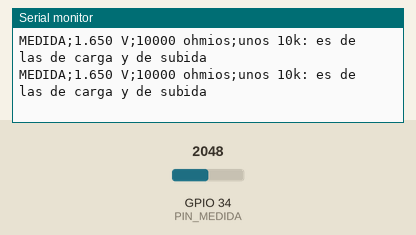
Bench run of a sketch on a simulated ESP32. Parts: the last lines printed to the serial monitor. The inputs (shaded band) are chosen by the test bench; at power-on: GPIO 34 (PIN_MEDIDA) = 2048.

Above: at 1.6 s.
1.7 s: GPIO 34 (PIN_MEDIDA) set to 660
At 2.7 s:
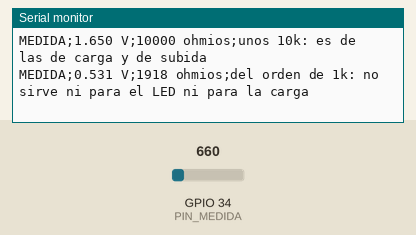
4.3 s: GPIO 34 (PIN_MEDIDA) set to 24
At 5.5 s:
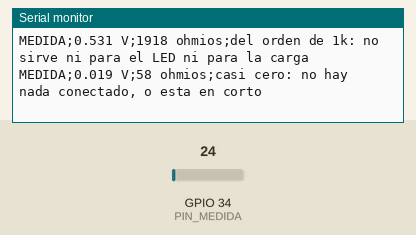
7.1 s: GPIO 34 (PIN_MEDIDA) set to 100
At 8.3 s:
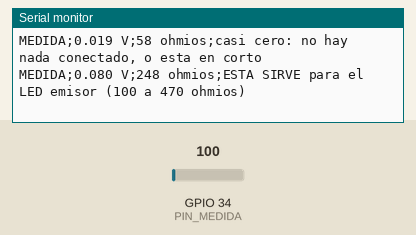
9.9 s: GPIO 34 (PIN_MEDIDA) set to 3603
At 11.1 s:
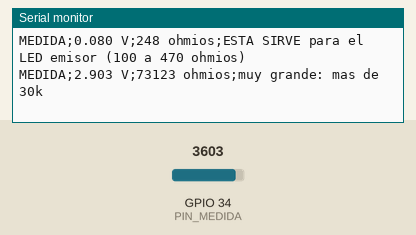
12.7 s: GPIO 34 (PIN_MEDIDA) set to 4095
At 13.9 s:
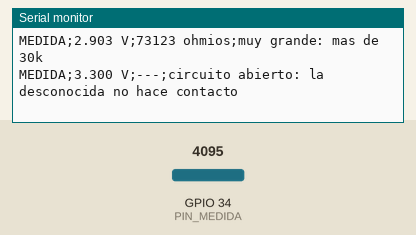

Measured:
- after the input at 1.7 s, the serial monitor: prints a new line after 0.42 s (image 1)
- after the input at 4.3 s, the serial monitor: prints a new line after 0.62 s (image 2)
- after the input at 7.1 s, the serial monitor: prints a new line after 0.62 s (image 3)
- after the input at 9.9 s, the serial monitor: prints a new line after 0.62 s (image 4)
- after the input at 12.7 s, the serial monitor: prints a new line after 0.62 s (image 5)

The sketch:

ohmimetro.ino
```cpp
/*
 * Mide resistencias con el ESP32, para no tener que fiarse de los colores.
 *
 * Nació de un problema concreto: hay tres resistencias que por sus bandas son de 10 kΩ y no
 * aparece la de 220 Ω que el montaje necesita. Leer bandas en una foto funciona, pero el dorado
 * de la tolerancia se confunde con el marrón según la luz, y una resistencia equivocada en el
 * LED emisor deja el circuito mudo sin dar ninguna pista.
 *
 * ## Cómo funciona
 *
 * Un divisor de voltaje. Se pone una resistencia CONOCIDA entre 3,3 V y un nodo, y la
 * DESCONOCIDA entre ese nodo y tierra. El voltaje del nodo depende de la proporción entre las
 * dos, y de ahí sale el valor:
 *
 *     3,3 V ──[ PATRON 10k ]──┬──[ DESCONOCIDA ]── GND
 *                             │
 *                             └── al pin de medida
 *
 *     Rx = Rpatron × V / (3,3 − V)
 *
 * ## Qué esperar
 *
 * No busca precisión, busca separar dos casos que están a un factor de cuarenta:
 *
 *     ~1,6 V  →  unos 10 kΩ   (igual que el patrón)
 *     ~0,3 V  →  cerca de 1 kΩ
 *     <0,15 V →  unos cientos de ohmios: ESA es la del LED
 *
 * El ADC del ESP32 pierde linealidad por debajo de 100 mV, así que para valores pequeños el
 * número exacto no es de fiar — pero la diferencia entre 220 Ω y 10 kΩ es imposible de confundir.
 *
 * ## Montaje
 *
 *   - La resistencia PATRON (una de las de 10 kΩ) del riel + al hueco J-15
 *   - La DESCONOCIDA de J-18 al riel −
 *   - Un cable de J-15 a J-18   (une las dos en el nodo)
 *   - Un cable de G-15 al pin G34 del ESP32
 *
 * Después basta ir cambiando la desconocida y leer.
 */

#define PIN_MEDIDA 34

/** Lo que vale la resistencia patrón. Si usa otra, cámbielo aquí. */
#define PATRON_OHM 10000.0f

/** La tensión real del riel. El regulador del ESP32 rara vez da 3,300 exactos. */
#define ALIMENTACION_V 3.30f

/** Promedia: una lectura suelta trae varios milivoltios de ruido. */
static float voltios() {
  uint32_t suma = 0;
  for (int i = 0; i < 64; i++) {
    suma += analogReadMilliVolts(PIN_MEDIDA);
    delayMicroseconds(200);
  }
  return suma / 64.0f / 1000.0f;
}

/** Cómo se llama, en lenguaje llano, lo que se acaba de medir. */
static const char *veredicto(float ohm, float v) {
  if (v < 0.02f) return "casi cero: no hay nada conectado, o esta en corto";
  if (v > ALIMENTACION_V - 0.15f) return "circuito abierto: la desconocida no hace contacto";
  if (ohm < 60.0f) return "demasiado pequena para este circuito";
  if (ohm < 700.0f) return "ESTA SIRVE para el LED emisor (100 a 470 ohmios)";
  if (ohm < 3000.0f) return "del orden de 1k: no sirve ni para el LED ni para la carga";
  if (ohm < 30000.0f) return "unos 10k: es de las de carga y de subida";
  return "muy grande: mas de 30k";
}

void setup() {
  Serial.begin(115200);
  delay(400);
  analogSetPinAttenuation(PIN_MEDIDA, ADC_11db);   // rango completo hasta 3,3 V
  Serial.println("# ohmimetro con el ESP32");
  Serial.printf("# patron: %.0f ohmios | alimentacion: %.2f V\n", PATRON_OHM, ALIMENTACION_V);
  Serial.println("# cambie la resistencia desconocida y lea; no hace falta reiniciar");
}

void loop() {
  static unsigned long ultimoMs = 0;
  if (millis() - ultimoMs < 700) return;
  ultimoMs = millis();

  float v = voltios();
  // Rx = Rpatron * V / (Valim - V). Se protege la division por si el nodo se va a la alimentacion.
  float resto = ALIMENTACION_V - v;
  float ohm = (resto > 0.01f) ? PATRON_OHM * v / resto : -1.0f;

  if (ohm < 0) {
    Serial.printf("MEDIDA;%.3f V;---;%s\n", v, veredicto(0, v));
  } else {
    Serial.printf("MEDIDA;%.3f V;%.0f ohmios;%s\n", v, ohm, veredicto(ohm, v));
  }
}
```
